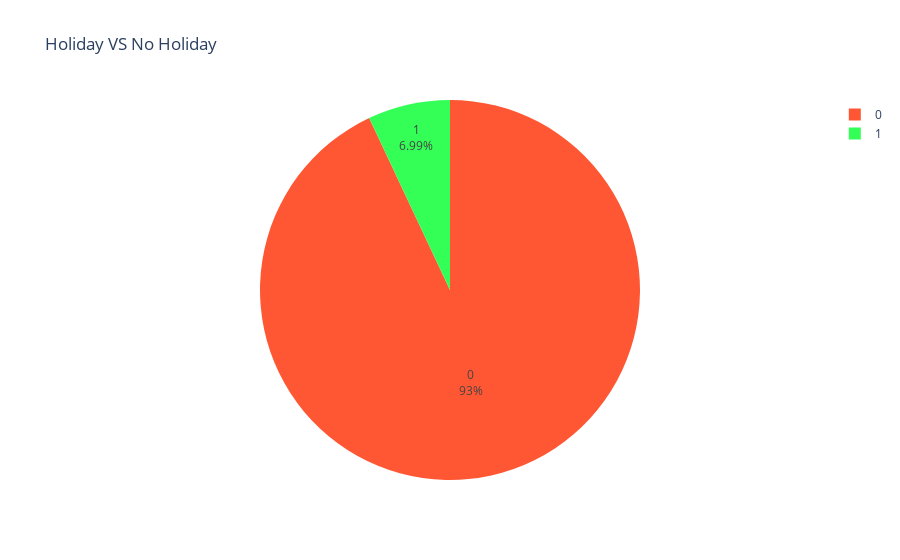

Notebook code cell kept with this figure:
### Markdown cell above
Visalization

### Code cell
# Define custom colors for holiday flag
custom_colors = ['#FF5733', '#33FF57']  
# Create a pie chart for Holiday_Flag with custom colors
fig = px.pie(
    Walmart_Sales_csv,
    names='Holiday_Flag', # column that contain holiday status (1 for holiday 0 for no holiday)
    title='Holiday VS No Holiday',
    color_discrete_sequence=custom_colors) 

# Customize the layout
fig.update_traces(textposition='inside', textinfo='percent+label')

# Show the pie chart
fig.show()

### Figure 1 — Plotly figure (JSON) as saved in the notebook; plotly's stock layout.template omitted (floating-point values rounded to 4 significant figures; data arrays with more than 128 entries replaced by an {"elided": "..."} marker saying what was removed)
{"data": [{"domain": {"x": [0, 1], "y": [0, 1]}, "hovertemplate": "Holiday_Flag=%{label}<extra></extra>", "labels": {"elided": "6435 int values"}, "legendgroup": "", "name": "", "showlegend": true, "textinfo": "percent+label", "textposition": "inside", "type": "pie"}], "layout": {"legend": {"tracegroupgap": 0}, "piecolorway": ["#FF5733", "#33FF57"], "title": {"text": "Holiday VS No Holiday"}}}
